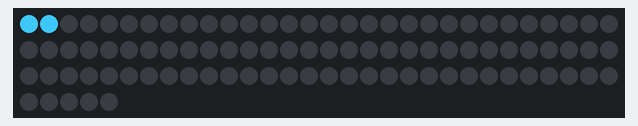
The sketch below on a simulated ATtiny85, built with avr-gcc and run on an emulated ATtiny85. Shown: 95 RGB LEDs in strip order, left to right, continuing on the next row.

Above: at 0.05 s.
At 1.02 s:
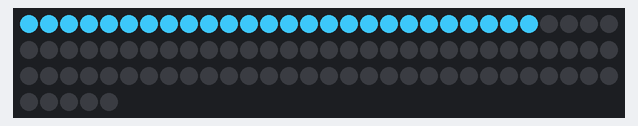
At 1.96 s:
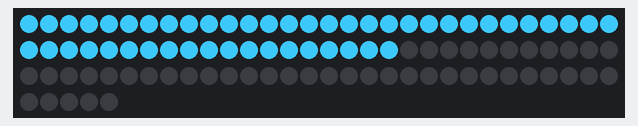
At 2.94 s:
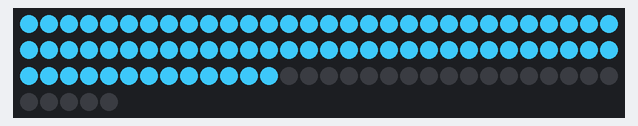
At 3.9 s:
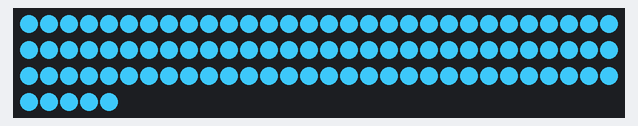

The sketch:

Basic_Tiny_Neo.ino
```cpp
#include <Adafruit_NeoPixel.h>
#ifdef __AVR__
  #include <avr/power.h>
#endif

//defines Neopixels
#define PIN           4
#define NUMPIXELS      95


Adafruit_NeoPixel pixels = Adafruit_NeoPixel(NUMPIXELS, PIN, NEO_GRB + NEO_KHZ800);

void setup() {
  #if defined (__AVR_ATtiny45__)
    if (F_CPU == 8000000) clock_prescale_set(clock_div_1);
  #endif
pixels.begin(); // This initializes the NeoPixel library.
}

void loop() {

for(int i = 0;i<NUMPIXELS;i++){
  pixels.setPixelColor(i, pixels.Color(58,191,239));
   pixels.show();
   delay(35);
}
delay(300000);

for(int i = 0;i<NUMPIXELS;i++){
  pixels.setPixelColor(i, pixels.Color(58/2,191/2,239/2));
  pixels.show();
  delay(35);
}
delay(300000);

}
```
